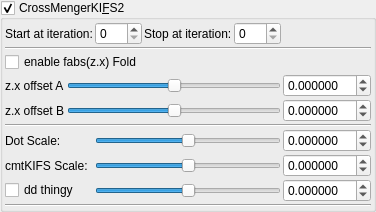
    <widget class="MyGroupBox" name="groupCheck_transf_function_enabledK_false">
     <property name="toolTip">
      <string/>
     </property>
     <property name="title">
      <string>CrossMengerKI&amp;FS2</string>
     </property>
     <property name="checkable">
      <bool>true</bool>
     </property>
     <layout class="QVBoxLayout" name="verticalLayout_35" stretch="0,0">
      <property name="spacing">
       <number>2</number>
      </property>
      <property name="leftMargin">
       <number>2</number>
      </property>
      <property name="topMargin">
       <number>2</number>
      </property>
      <property name="rightMargin">
       <number>2</number>
      </property>
      <property name="bottomMargin">
       <number>2</number>
      </property>
      <item>
       <layout class="QGridLayout" name="gridLayout_72">
        <property name="spacing">
         <number>2</number>
        </property>
        <item row="1" column="0">
         <widget class="QLabel" name="label_262">
          <property name="text">
           <string>Start at iteration:</string>
          </property>
         </widget>
        </item>
        <item row="4" column="0">
         <widget class="QLabel" name="label_117">
          <property name="text">
           <string>cmtKIFS Scale:</string>
          </property>
         </widget>
        </item>
        <item row="5" column="0">
         <widget class="QCheckBox" name="checkBox_transf_function_enabledx_false">
          <property name="layoutDirection">
           <enum>Qt::LeftToRight</enum>
          </property>
          <property name="text">
           <string>dd thingy</string>
          </property>
         </widget>
        </item>
        <item row="1" column="1">
         <widget class="MySpinBox" name="spinboxInt_transf_start_iterations_B">
          <property name="sizePolicy">
           <sizepolicy hsizetype="Minimum" vsizetype="Maximum">
            <horstretch>0</horstretch>
            <verstretch>0</verstretch>
           </sizepolicy>
          </property>
          <property name="maximum">
           <number>250</number>
          </property>
         </widget>
        </item>
        <item row="1" column="2">
         <widget class="QLabel" name="label_263">
          <property name="text">
           <string>Stop at iteration:</string>
          </property>
         </widget>
        </item>
        <item row="1" column="3">
         <widget class="MySpinBox" name="spinboxInt_transf_stop_iterations_B">
          <property name="sizePolicy">
           <sizepolicy hsizetype="Minimum" vsizetype="Maximum">
            <horstretch>0</horstretch>
            <verstretch>0</verstretch>
           </sizepolicy>
          </property>
          <property name="maximum">
           <number>250</number>
          </property>
         </widget>
        </item>
        <item row="3" column="0">
         <widget class="QLabel" name="label_123">
          <property name="text">
           <string>Dot Scale:</string>
          </property>
         </widget>
        </item>
        <item row="3" column="1" colspan="3">
         <widget class="QSlider" name="slider_transf_scaleF_1">
          <property name="sizePolicy">
           <sizepolicy hsizetype="Expanding" vsizetype="Maximum">
            <horstretch>0</horstretch>
            <verstretch>0</verstretch>
           </sizepolicy>
          </property>
          <property name="minimum">
           <number>-5000000</number>
          </property>
          <property name="maximum">
           <number>5000000</number>
          </property>
          <property name="value">
           <number>0</number>
          </property>
          <property name="sliderPosition">
           <number>0</number>
          </property>
          <property name="orientation">
           <enum>Qt::Horizontal</enum>
          </property>
         </widget>
        </item>
        <item row="3" column="4">
         <widget class="MyDoubleSpinBox" name="spinbox_transf_scaleF_1">
          <property name="sizePolicy">
           <sizepolicy hsizetype="Minimum" vsizetype="Maximum">
            <horstretch>0</horstretch>
            <verstretch>0</verstretch>
           </sizepolicy>
          </property>
          <property name="prefix">
           <string/>
          </property>
          <property name="suffix">
           <string/>
          </property>
          <property name="decimals">
           <number>6</number>
          </property>
          <property name="minimum">
           <double>-99.000000000000000</double>
          </property>
          <property name="maximum">
           <double>99.000000000000000</double>
          </property>
          <property name="singleStep">
           <double>0.100000000000000</double>
          </property>
         </widget>
        </item>
        <item row="4" column="1" colspan="3">
         <widget class="QSlider" name="slider_transf_scaleB_3">
          <property name="sizePolicy">
           <sizepolicy hsizetype="Expanding" vsizetype="Maximum">
            <horstretch>0</horstretch>
            <verstretch>0</verstretch>
           </sizepolicy>
          </property>
          <property name="minimum">
           <number>-5000000</number>
          </property>
          <property name="maximum">
           <number>5000000</number>
          </property>
          <property name="value">
           <number>0</number>
          </property>
          <property name="sliderPosition">
           <number>0</number>
          </property>
          <property name="orientation">
           <enum>Qt::Horizontal</enum>
          </property>
         </widget>
        </item>
        <item row="4" column="4">
         <widget class="MyDoubleSpinBox" name="spinbox_transf_scaleB_3">
          <property name="sizePolicy">
           <sizepolicy hsizetype="Minimum" vsizetype="Maximum">
            <horstretch>0</horstretch>
            <verstretch>0</verstretch>
           </sizepolicy>
          </property>
          <property name="prefix">
           <string/>
          </property>
          <property name="suffix">
           <string/>
          </property>
          <property name="decimals">
           <number>6</number>
          </property>
          <property name="minimum">
           <double>-99.000000000000000</double>
          </property>
          <property name="maximum">
           <double>99.000000000000000</double>
          </property>
          <property name="singleStep">
           <double>0.100000000000000</double>
          </property>
         </widget>
        </item>
        <item row="5" column="4">
         <widget class="MyDoubleSpinBox" name="spinbox_transf_scaleG_1">
          <property name="sizePolicy">
           <sizepolicy hsizetype="Minimum" vsizetype="Maximum">
            <horstretch>0</horstretch>
            <verstretch>0</verstretch>
           </sizepolicy>
          </property>
          <property name="prefix">
           <string/>
          </property>
          <property name="suffix">
           <string/>
          </property>
          <property name="decimals">
           <number>6</number>
          </property>
          <property name="minimum">
           <double>-99.000000000000000</double>
          </property>
          <property name="maximum">
           <double>99.000000000000000</double>
          </property>
          <property name="singleStep">
           <double>0.100000000000000</double>
          </property>
         </widget>
        </item>
        <item row="5" column="1" colspan="3">
         <widget class="QSlider" name="slider_transf_scaleG_1">
          <property name="sizePolicy">
           <sizepolicy hsizetype="Expanding" vsizetype="Maximum">
            <horstretch>0</horstretch>
            <verstretch>0</verstretch>
           </sizepolicy>
          </property>
          <property name="minimum">
           <number>-5000000</number>
          </property>
          <property name="maximum">
           <number>5000000</number>
          </property>
          <property name="value">
           <number>0</number>
          </property>
          <property name="sliderPosition">
           <number>0</number>
          </property>
          <property name="orientation">
           <enum>Qt::Horizontal</enum>
          </property>
         </widget>
        </item>
        <item row="2" column="0" colspan="5">
         <layout class="QGridLayout" name="gridLayout_37">
          <property name="spacing">
           <number>2</number>
          </property>
          <item row="2" column="0" colspan="2">
           <widget class="MyCheckBox" name="checkBox_transf_function_enabledCz_false">
            <property name="text">
             <string>enable fabs(z.x) Fold</string>
            </property>
           </widget>
          </item>
          <item row="3" column="1">
           <widget class="QSlider" name="slider_transf_offset">
            <property name="sizePolicy">
             <sizepolicy hsizetype="Expanding" vsizetype="Maximum">
              <horstretch>0</horstretch>
              <verstretch>0</verstretch>
             </sizepolicy>
            </property>
            <property name="minimum">
             <number>-1000000</number>
            </property>
            <property name="maximum">
             <number>1000000</number>
            </property>
            <property name="value">
             <number>0</number>
            </property>
            <property name="sliderPosition">
             <number>0</number>
            </property>
            <property name="orientation">
             <enum>Qt::Horizontal</enum>
            </property>
           </widget>
          </item>
          <item row="3" column="2">
           <widget class="MyDoubleSpinBox" name="spinbox_transf_offset">
            <property name="sizePolicy">
             <sizepolicy hsizetype="Minimum" vsizetype="Maximum">
              <horstretch>0</horstretch>
              <verstretch>0</verstretch>
             </sizepolicy>
            </property>
            <property name="prefix">
             <string/>
            </property>
            <property name="suffix">
             <string/>
            </property>
            <property name="decimals">
             <number>6</number>
            </property>
            <property name="minimum">
             <double>-99.000000000000000</double>
            </property>
            <property name="maximum">
             <double>99.000000000000000</double>
            </property>
            <property name="singleStep">
             <double>0.100000000000000</double>
            </property>
           </widget>
          </item>
          <item row="3" column="0">
           <widget class="QLabel" name="label_108">
            <property name="text">
             <string>z.x offset A</string>
            </property>
           </widget>
          </item>
          <item row="4" column="0">
           <widget class="QLabel" name="label_110">
            <property name="text">
             <string>z.x offset B</string>
            </property>
           </widget>
          </item>
          <item row="4" column="1">
           <widget class="QSlider" name="slider_transf_offsetC_0">
            <property name="sizePolicy">
             <sizepolicy hsizetype="Expanding" vsizetype="Maximum">
              <horstretch>0</horstretch>
              <verstretch>0</verstretch>
             </sizepolicy>
            </property>
            <property name="minimum">
             <number>-1000000</number>
            </property>
            <property name="maximum">
             <number>1000000</number>
            </property>
            <property name="value">
             <number>0</number>
            </property>
            <property name="sliderPosition">
             <number>0</number>
            </property>
            <property name="orientation">
             <enum>Qt::Horizontal</enum>
            </property>
           </widget>
          </item>
          <item row="0" column="0" colspan="3">
           <widget class="Line" name="line_28">
            <property name="orientation">
             <enum>Qt::Horizontal</enum>
            </property>
           </widget>
          </item>
          <item row="4" column="2">
           <widget class="MyDoubleSpinBox" name="spinbox_transf_offsetC_0">
            <property name="sizePolicy">
             <sizepolicy hsizetype="Minimum" vsizetype="Maximum">
              <horstretch>0</horstretch>
              <verstretch>0</verstretch>
             </sizepolicy>
            </property>
            <property name="prefix">
             <string/>
            </property>
            <property name="suffix">
             <string/>
            </property>
            <property name="decimals">
             <number>6</number>
            </property>
            <property name="minimum">
             <double>-99.000000000000000</double>
            </property>
            <property name="maximum">
             <double>99.000000000000000</double>
            </property>
            <property name="singleStep">
             <double>0.100000000000000</double>
            </property>
           </widget>
          </item>
          <item row="5" column="0" colspan="3">
           <widget class="Line" name="line_8">
            <property name="orientation">
             <enum>Qt::Horizontal</enum>
            </property>
           </widget>
          </item>
         </layout>
        </item>
       </layout>
      </item>
      <item>
       <widget class="Line" name="line_64">
        <property name="orientation">
         <enum>Qt::Horizontal</enum>
        </property>
       </widget>
      </item>
     </layout>
    </widget>
